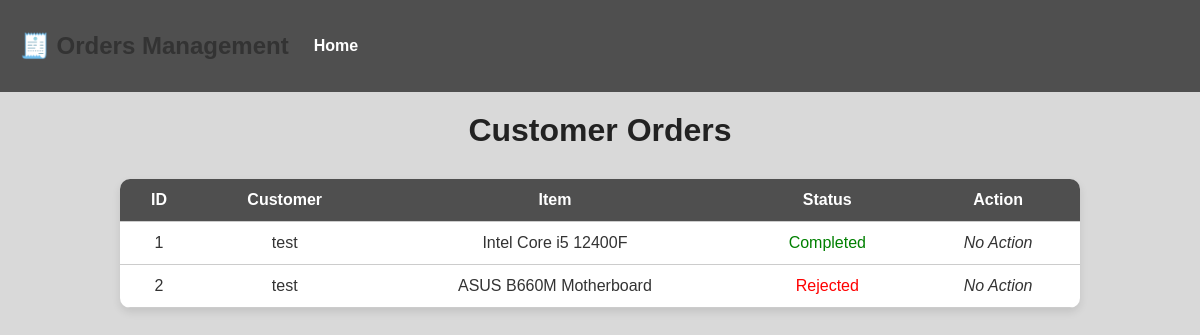
Page /admin/orders (signed in) on the committed database.
### tables this page shows
CREATE TABLE orders (id INTEGER PRIMARY KEY AUTOINCREMENT, customer TEXT NOT NULL, item TEXT NOT NULL, status TEXT NOT NULL);

### app.py (the view)
@app.route('/admin/orders')
def admin_orders():
    if 'role' not in session or session['role'] != 'admin':
        return redirect(url_for('index'))
    try:
        conn = get_db_connection()
        db_orders = conn.execute('SELECT * FROM orders').fetchall()
    except sqlite3.Error:
        db_orders = []
    finally:
        conn.close()
    return render_template('admin_orders.html', orders=db_orders)

### app.py (called while the page is built)
def get_db_connection():
    conn = sqlite3.connect(DB_NAME)
    conn.row_factory = sqlite3.Row
    return conn

### templates/admin_orders.html (shortened to what this page needs)
<!DOCTYPE html>
<html lang="en">
<head>
    <link rel="stylesheet" href="{{ url_for('static', filename='style.css') }}">
</head>
<body>
    <div class="navbar">
        <h2>🧾 Orders Management</h2>
        <a href="/">Home</a>
    </div>
    <div class="container">
        <h1>Customer Orders</h1>
        <table>
            <thead>
                <tr>
                    <th>ID</th>
                    <th>Customer</th>
                    <th>Item</th>
                    <th>Status</th>
                    <th>Action</th>
                </tr>
            </thead>
            <tbody>
                {% for order in orders %}
                <tr>
                    <td>{{ order.id }}</td>
                    <td>{{ order.customer }}</td>
                    <td>{{ order.item }}</td>
                    <td>
                        {% if order.status == 'Pending' %}
                            <span style="color: orange;">{{ order.status }}</span>
                        {% elif order.status == 'Completed' %}
                            <span style="color: green;">{{ order.status }}</span>
                        {% else %}
                            <span style="color: red;">{{ order.status }}</span>
                        {% endif %}
                    </td>
                    <td>
                        {% if order.status == 'Pending' %}
                            <a href="{{ url_for('approve_order', order_id=order.id) }}" style="color: green;">Approve</a> |
                            <a href="{{ url_for('reject_order', order_id=order.id) }}" style="color: red;">Reject</a>
                        {% else %}
                            <em>No Action</em>
                        {% endif %}
                    </td>
                </tr>
                {% endfor %}
            </tbody>
        </table>
    </div>
</body>
</html>

### static/style.css (style rules this page uses)
body { font-family: Arial, sans-serif; background-color: #f4f4f9; margin: 0; padding: 0; color: #333; }
body { font-family: Arial, sans-serif; background-color: #f3f4f6; margin: 0; padding: 0; }
.navbar { background-color: #007bff; padding: 12px 20px; display: flex; gap: 15px; align-items: center; }
.navbar a { color: white; text-decoration: none; font-weight: bold; padding: 6px 10px; border-radius: 5px; transition: 0.3s; }
body { font-family: Arial, sans-serif; background-color: #d9d9d9; margin: 0; padding: 0; }
.navbar { background-color: #007bff; padding: 12px 20px; display: flex; gap: 15px; }
.navbar { background-color: #4f4f4f; padding: 12px 20px; display: flex; gap: 15px; }
h1 { text-align: center; color: #222; margin-top: 20px; }
table { width: 80%; margin: 30px auto; border-collapse: collapse; background-color: white; border-radius: 10px; overflow: hidden; box-shadow: 0 4px 8px rgba(0,0,0,0.1); }
th, td { padding: 12px 16px; text-align: center; border-bottom: 1px solid #ccc; }
th { background-color: #4f4f4f; color: white; }

### rows in the picture
orders: id "1", customer "test", item "Intel Core i5 12400F", status "Completed", shows "No Action"
orders: id "2", customer "test", item "ASUS B660M Motherboard", status "Rejected", shows "No Action"
